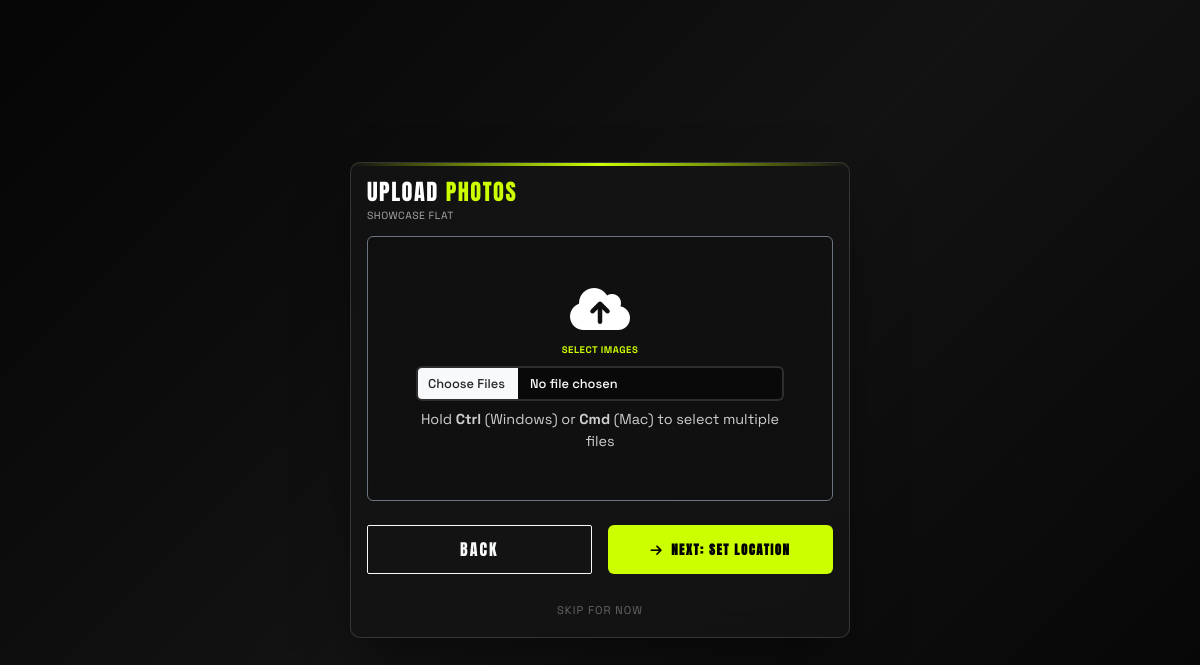
Page /add-photos/4/ (signed in) on the earlier database version.
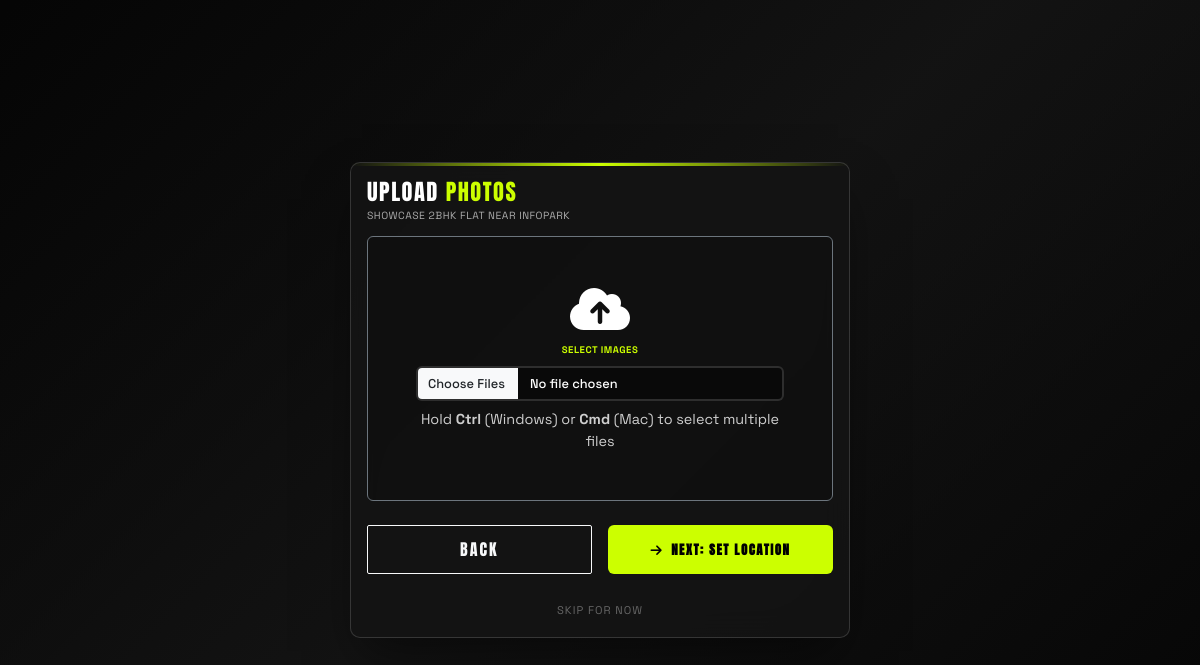
Same page on the later database version.
### core/models.py (models this page shows, shortened)
class Property(models.Model):
    class Status(models.TextChoices):
        PENDING_APPROVAL = "PENDING", "Pending Approval"
        AVAILABLE = "AVAILABLE", "Available"
        RENTED = "RENTED", "Rented"
        MAINTENANCE = "MAINTENANCE", "Maintenance"
        REJECTED = "REJECTED", "Rejected"
    class PropertyType(models.TextChoices):
        APARTMENT = "Apartment", "Apartment"
        VILLA = "Villa", "Villa"
        INDEPENDENT_HOUSE = "Independent House", "Independent House"
        FLAT = "Flat", "Flat"
        DUPLEX = "Duplex", "Duplex"
        PENTHOUSE = "Penthouse", "Penthouse"
        STUDIO = "Studio", "Studio"
        OTHER = "Other", "Other"
    class Furnishing(models.TextChoices):
        UNFURNISHED = "UNFURNISHED", "Unfurnished"
        SEMI_FURNISHED = "SEMI_FURNISHED", "Semi-Furnished"
        FULLY_FURNISHED = "FULLY_FURNISHED", "Fully Furnished"
    class Facing(models.TextChoices):
        NORTH = "NORTH", "North"
        SOUTH = "SOUTH", "South"
        EAST = "EAST", "East"
        WEST = "WEST", "West"
        NORTHEAST = "NORTHEAST", "North-East"
        NORTHWEST = "NORTHWEST", "North-West"
        SOUTHEAST = "SOUTHEAST", "South-East"
        SOUTHWEST = "SOUTHWEST", "South-West"
    owner = models.ForeignKey(User, on_delete=models.CASCADE, related_name='properties')
    title = models.CharField(max_length=255)
    ad_title = models.CharField(max_length=255, blank=True, null=True, help_text="Short ad title")
    description = models.TextField()
    price = models.DecimalField(max_digits=10, decimal_places=2)
    location = models.CharField(max_length=255)
    latitude = models.DecimalField(max_digits=9, decimal_places=6, blank=True, null=True, help_text="Latitude coordinate (optional)")
    longitude = models.DecimalField(max_digits=9, decimal_places=6, blank=True, null=True, help_text="Longitude coordinate (optional)")
    property_type = models.CharField(max_length=100, choices=PropertyType.choices, default=PropertyType.APARTMENT)
    bhk = models.IntegerField(default=1, help_text="Number of BHKs (Bedrooms)")
    bathrooms = models.IntegerField(default=1, help_text="Number of bathrooms")
    furnishing = models.CharField(max_length=50, choices=Furnishing.choices, default=Furnishing.SEMI_FURNISHED)
    super_built_area = models.DecimalField(max_digits=10, decimal_places=2, default=0, help_text="Super built area in sqft")
    bachelors_allowed = models.BooleanField(default=True, help_text="Are bachelors allowed?")
    total_floors = models.IntegerField(default=1, help_text="Total floors in the building")
    facing = models.CharField(max_length=50, choices=Facing.choices, default=Facing.NORTH)
    built_year = models.IntegerField(blank=True, null=True, help_text="Year the property was built")
    amenities = models.TextField(help_text="Comma-separated list of amenities", blank=True)
    status = models.CharField(max_length=50, choices=Status.choices, default=Status.PENDING_APPROVAL)
    rejection_reason = models.TextField(blank=True, null=True, help_text="Reason for rejection by admin")
    is_paid = models.BooleanField(default=False)
    plan_type = models.CharField(max_length=20, choices=[
        ('basic', 'Basic Plan'),
        ('standard', 'Standard Plan'),
        ('premium', 'Premium Plan')
    ], default='basic', help_text="Selected plan type")
    plan_expiry_date = models.DateTimeField(blank=True, null=True, help_text="Date when the plan expires")
    views_count = models.IntegerField(default=0, help_text="Number of times this property has been viewed")
    created_at = models.DateTimeField(auto_now_add=True)
    updated_at = models.DateTimeField(auto_now=True)
    class Meta:
        verbose_name_plural = "Properties"

### core/views.py (the view, shortened to what this page needs)
# urls.py: path('add-photos/<int:id>/', views.add_photos_view, name='add_photos'),
@login_required
def add_photos_view(request, id):
    property_obj = get_object_or_404(Property, id=id, owner=request.user)
    is_relisting = request.session.get('relist_property_id') == property_obj.id
    is_rejected_edit = request.session.get('rejected_property_id') == property_obj.id
    context = {
        'property': property_obj,
        'is_relisting': is_relisting,
        'is_rejected_edit': is_rejected_edit,
        'existing_images': property_obj.images.all()
    }
    return render(request, 'core/add_property_photos.html', context)

### core/templates/core/add_property_photos.html (shortened to what this page needs)
{% load static %}
<!DOCTYPE html>
<html lang="en">
<head>
    <link href="https://cdn.jsdelivr.net/npm/bootstrap@5.3.0/dist/css/bootstrap.min.css" rel="stylesheet">
    <link href="https://cdnjs.cloudflare.com/ajax/libs/font-awesome/6.4.0/css/all.min.css" rel="stylesheet">
    <link rel="stylesheet" href="https://cdnjs.cloudflare.com/ajax/libs/animate.css/4.1.1/animate.min.css"/>
    <link rel="stylesheet" href="{% static 'core/css/add_property.css' %}">
</head>
<body>
    <div class="property-card animate__animated animate__fadeInUp">
        <h2 class="animate__animated animate__fadeInDown">UPLOAD <span>PHOTOS</span></h2>
        <p class="subtitle animate__animated animate__fadeIn">Showcase {{ property.title }}</p>
        <form method="POST" enctype="multipart/form-data">
            <div class="mb-4 text-center p-5 border border-secondary border-dashed rounded" style="border-style: dashed; background: rgba(0,0,0,0.2);">
                <i class="fas fa-cloud-upload-alt fa-3x text-acid mb-3"></i>
                <label for="images" class="form-label d-block mb-2">
                    {% if is_relisting %}Add New Images (Optional){% else %}Select Images{% endif %}
                </label>
                <input type="file" name="images" id="images" class="form-control" multiple accept="image/*" {% if not is_relisting %}required{% endif %}>
                <small class="d-block mt-2" style="font-size: 0.9rem; color: rgba(255, 255, 255, 0.8);">Hold <strong>Ctrl</strong> (Windows) or <strong>Cmd</strong> (Mac) to select multiple files</small>
            </div>
            <div class="d-flex gap-3">
                <a href="javascript:history.back()" class="btn btn-outline-light w-50" style="padding: 0.7rem; border-radius: 2px; font-family: 'Anton', sans-serif; letter-spacing: 2px; text-decoration: none; text-align: center; display: flex; align-items: center; justify-content: center;">BACK</a>
                <button type="submit" class="btn-acid w-50 mt-0">
                    <i class="fas fa-arrow-right me-2"></i>NEXT: SET LOCATION
                </button>
            </div>
        </form>
        {% if is_relisting %}
        <div class="mt-3 text-center">
            <a href="{% url 'select_plan' property.id %}" class="back-link" style="color: #4a90e2;">
                <i class="fas fa-arrow-right me-1"></i>Skip and Continue to Plan Selection
            </a>
        </div>
        {% else %}
        <div class="mt-3 text-center">
            <a href="{% url 'dashboard' %}" class="back-link">
                Skip for now
            </a>
        </div>
        {% endif %}
    </div>
</body>
</html>

Differences in the rows shown:
changed Property: title "FLAT" → "2BHK FLAT NEAR INFOPARK"
